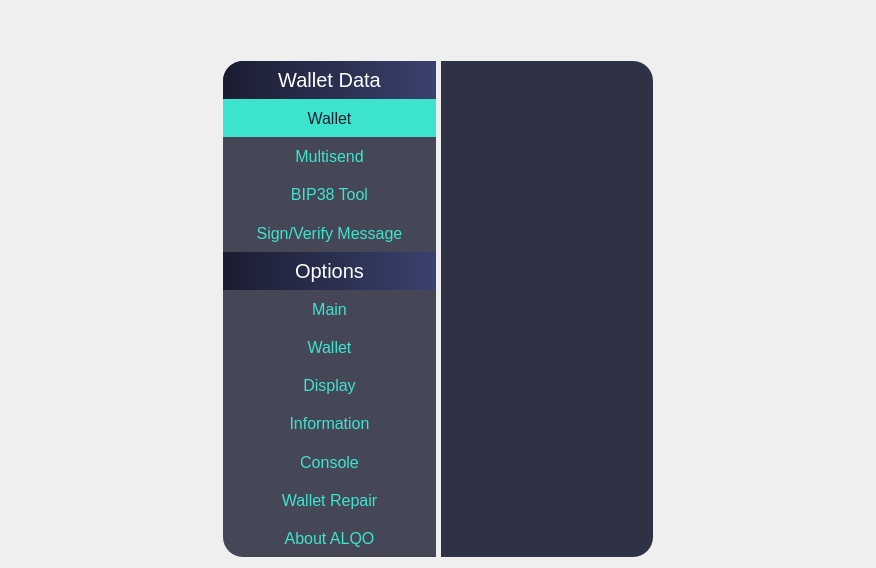
<?xml version="1.0" encoding="UTF-8"?>
<ui version="4.0">
 <class>SettingsWidget</class>
 <widget class="QWidget" name="SettingsWidget">
  <property name="geometry">
   <rect>
    <x>0</x>
    <y>0</y>
    <width>876</width>
    <height>568</height>
   </rect>
  </property>
  <property name="windowTitle">
   <string>Form</string>
  </property>
  <layout class="QVBoxLayout" name="verticalLayout_3">
   <item>
    <layout class="QVBoxLayout" name="verticalLayout">
     <property name="topMargin">
      <number>50</number>
     </property>
     <item>
      <layout class="QHBoxLayout" name="horizontalLayout_5">
       <property name="spacing">
        <number>0</number>
       </property>
       <item>
        <spacer name="horizontalSpacer_4">
         <property name="orientation">
          <enum>Qt::Horizontal</enum>
         </property>
         <property name="sizeHint" stdset="0">
          <size>
           <width>40</width>
           <height>20</height>
          </size>
         </property>
        </spacer>
       </item>
       <item>
        <widget class="QFrame" name="verticalFrame">
         <property name="styleSheet">
          <string notr="true">QFrame#verticalFrame {
   background: rgba(26, 29, 49, 0.8);
border-top-left-radius: 20px;
border-bottom-left-radius: 20px;
}
QLabel {
color: white;
font-size:20px;
}
QPushButton {
color: #3de4cd;
border: none;
padding: 0px 30px;
font-size: 16px;
}
QPushButton:hover{
border: 1px solid #3de4cd;
}

QPushButton:checked
{
	color: #1a1d31;
background-color: #3de4cd;
}</string>
         </property>
         <layout class="QVBoxLayout" name="verticalLayout_10">
          <property name="spacing">
           <number>0</number>
          </property>
          <property name="leftMargin">
           <number>0</number>
          </property>
          <property name="topMargin">
           <number>0</number>
          </property>
          <property name="rightMargin">
           <number>0</number>
          </property>
          <property name="bottomMargin">
           <number>0</number>
          </property>
          <item>
           <widget class="QLabel" name="label">
            <property name="sizePolicy">
             <sizepolicy hsizetype="Preferred" vsizetype="Expanding">
              <horstretch>0</horstretch>
              <verstretch>0</verstretch>
             </sizepolicy>
            </property>
            <property name="minimumSize">
             <size>
              <width>0</width>
              <height>0</height>
             </size>
            </property>
            <property name="maximumSize">
             <size>
              <width>16777215</width>
              <height>16777215</height>
             </size>
            </property>
            <property name="styleSheet">
             <string notr="true">text-align:center;
background: qlineargradient(spread:pad, x1:0, y1:0, x2:1, y2:0, stop:0 rgba(26, 29, 49, 255), stop:1 rgba(58, 65, 109, 255));;
border-top-left-radius: 20px;</string>
            </property>
            <property name="text">
             <string>&lt;html&gt;&lt;head/&gt;&lt;body&gt;&lt;p align=&quot;center&quot;&gt;Wallet Data&lt;/p&gt;&lt;/body&gt;&lt;/html&gt;</string>
            </property>
           </widget>
          </item>
          <item>
           <widget class="QPushButton" name="pushButtonBackup">
            <property name="sizePolicy">
             <sizepolicy hsizetype="MinimumExpanding" vsizetype="Expanding">
              <horstretch>0</horstretch>
              <verstretch>0</verstretch>
             </sizepolicy>
            </property>
            <property name="minimumSize">
             <size>
              <width>0</width>
              <height>0</height>
             </size>
            </property>
            <property name="maximumSize">
             <size>
              <width>16777215</width>
              <height>16777215</height>
             </size>
            </property>
            <property name="styleSheet">
             <string notr="true"/>
            </property>
            <property name="text">
             <string>Wallet</string>
            </property>
            <property name="checkable">
             <bool>true</bool>
            </property>
            <property name="checked">
             <bool>true</bool>
            </property>
            <property name="autoExclusive">
             <bool>true</bool>
            </property>
           </widget>
          </item>
          <item>
           <widget class="QPushButton" name="pushButtonMultisend">
            <property name="sizePolicy">
             <sizepolicy hsizetype="MinimumExpanding" vsizetype="Expanding">
              <horstretch>0</horstretch>
              <verstretch>0</verstretch>
             </sizepolicy>
            </property>
            <property name="minimumSize">
             <size>
              <width>0</width>
              <height>0</height>
             </size>
            </property>
            <property name="maximumSize">
             <size>
              <width>16777215</width>
              <height>16777215</height>
             </size>
            </property>
            <property name="text">
             <string>Multisend</string>
            </property>
            <property name="checkable">
             <bool>true</bool>
            </property>
            <property name="autoExclusive">
             <bool>true</bool>
            </property>
           </widget>
          </item>
          <item>
           <widget class="QPushButton" name="pushButtonBip38">
            <property name="sizePolicy">
             <sizepolicy hsizetype="MinimumExpanding" vsizetype="Expanding">
              <horstretch>0</horstretch>
              <verstretch>0</verstretch>
             </sizepolicy>
            </property>
            <property name="minimumSize">
             <size>
              <width>0</width>
              <height>0</height>
             </size>
            </property>
            <property name="maximumSize">
             <size>
              <width>16777215</width>
              <height>16777215</height>
             </size>
            </property>
            <property name="text">
             <string>BIP38 Tool</string>
            </property>
            <property name="checkable">
             <bool>true</bool>
            </property>
            <property name="autoExclusive">
             <bool>true</bool>
            </property>
           </widget>
          </item>
          <item>
           <widget class="QPushButton" name="pushButtonSignVerify">
            <property name="sizePolicy">
             <sizepolicy hsizetype="MinimumExpanding" vsizetype="Expanding">
              <horstretch>0</horstretch>
              <verstretch>0</verstretch>
             </sizepolicy>
            </property>
            <property name="minimumSize">
             <size>
              <width>0</width>
              <height>0</height>
             </size>
            </property>
            <property name="maximumSize">
             <size>
              <width>16777215</width>
              <height>16777215</height>
             </size>
            </property>
            <property name="styleSheet">
             <string notr="true"/>
            </property>
            <property name="text">
             <string>Sign/Verify Message</string>
            </property>
            <property name="checkable">
             <bool>true</bool>
            </property>
            <property name="autoExclusive">
             <bool>true</bool>
            </property>
           </widget>
          </item>
          <item>
           <widget class="QLabel" name="label_2">
            <property name="sizePolicy">
             <sizepolicy hsizetype="Preferred" vsizetype="Expanding">
              <horstretch>0</horstretch>
              <verstretch>0</verstretch>
             </sizepolicy>
            </property>
            <property name="minimumSize">
             <size>
              <width>0</width>
              <height>0</height>
             </size>
            </property>
            <property name="maximumSize">
             <size>
              <width>16777215</width>
              <height>16777215</height>
             </size>
            </property>
            <property name="styleSheet">
             <string notr="true">text-align:center;
background: qlineargradient(spread:pad, x1:0, y1:0, x2:1, y2:0, stop:0 rgba(26, 29, 49, 255), stop:1 rgba(58, 65, 109, 255));</string>
            </property>
            <property name="text">
             <string>&lt;html&gt;&lt;head/&gt;&lt;body&gt;&lt;p align=&quot;center&quot;&gt;Options&lt;/p&gt;&lt;/body&gt;&lt;/html&gt;</string>
            </property>
           </widget>
          </item>
          <item>
           <widget class="QPushButton" name="pushButtonMain">
            <property name="sizePolicy">
             <sizepolicy hsizetype="MinimumExpanding" vsizetype="Expanding">
              <horstretch>0</horstretch>
              <verstretch>0</verstretch>
             </sizepolicy>
            </property>
            <property name="minimumSize">
             <size>
              <width>0</width>
              <height>0</height>
             </size>
            </property>
            <property name="maximumSize">
             <size>
              <width>16777215</width>
              <height>16777215</height>
             </size>
            </property>
            <property name="styleSheet">
             <string notr="true"/>
            </property>
            <property name="text">
             <string>Main</string>
            </property>
            <property name="checkable">
             <bool>true</bool>
            </property>
            <property name="checked">
             <bool>false</bool>
            </property>
            <property name="autoExclusive">
             <bool>true</bool>
            </property>
           </widget>
          </item>
          <item>
           <widget class="QPushButton" name="pushButtonWallet">
            <property name="sizePolicy">
             <sizepolicy hsizetype="MinimumExpanding" vsizetype="Expanding">
              <horstretch>0</horstretch>
              <verstretch>0</verstretch>
             </sizepolicy>
            </property>
            <property name="minimumSize">
             <size>
              <width>0</width>
              <height>0</height>
             </size>
            </property>
            <property name="maximumSize">
             <size>
              <width>16777215</width>
              <height>16777215</height>
             </size>
            </property>
            <property name="text">
             <string>Wallet</string>
            </property>
            <property name="checkable">
             <bool>true</bool>
            </property>
            <property name="autoExclusive">
             <bool>true</bool>
            </property>
           </widget>
          </item>
          <item>
           <widget class="QPushButton" name="pushButtonDisplay">
            <property name="sizePolicy">
             <sizepolicy hsizetype="MinimumExpanding" vsizetype="Expanding">
              <horstretch>0</horstretch>
              <verstretch>0</verstretch>
             </sizepolicy>
            </property>
            <property name="minimumSize">
             <size>
              <width>0</width>
              <height>0</height>
             </size>
            </property>
            <property name="maximumSize">
             <size>
              <width>16777215</width>
              <height>16777215</height>
             </size>
            </property>
            <property name="text">
             <string>Display</string>
            </property>
            <property name="checkable">
             <bool>true</bool>
            </property>
            <property name="autoExclusive">
             <bool>true</bool>
            </property>
           </widget>
          </item>
          <item>
           <widget class="QPushButton" name="pushButtonInformation">
            <property name="sizePolicy">
             <sizepolicy hsizetype="MinimumExpanding" vsizetype="Expanding">
              <horstretch>0</horstretch>
              <verstretch>0</verstretch>
             </sizepolicy>
            </property>
            <property name="minimumSize">
             <size>
              <width>0</width>
              <height>0</height>
             </size>
            </property>
            <property name="maximumSize">
             <size>
              <width>16777215</width>
              <height>16777215</height>
             </size>
            </property>
            <property name="text">
             <string>Information</string>
            </property>
            <property name="checkable">
             <bool>true</bool>
            </property>
            <property name="checked">
             <bool>false</bool>
            </property>
            <property name="autoExclusive">
             <bool>true</bool>
            </property>
           </widget>
          </item>
          <item>
           <widget class="QPushButton" name="pushButtonConsole">
            <property name="sizePolicy">
             <sizepolicy hsizetype="MinimumExpanding" vsizetype="Expanding">
              <horstretch>0</horstretch>
              <verstretch>0</verstretch>
             </sizepolicy>
            </property>
            <property name="minimumSize">
             <size>
              <width>0</width>
              <height>0</height>
             </size>
            </property>
            <property name="maximumSize">
             <size>
              <width>16777215</width>
              <height>16777215</height>
             </size>
            </property>
            <property name="text">
             <string>Console</string>
            </property>
            <property name="checkable">
             <bool>true</bool>
            </property>
            <property name="autoExclusive">
             <bool>true</bool>
            </property>
           </widget>
          </item>
          <item>
           <widget class="QPushButton" name="pushButtonRepair">
            <property name="sizePolicy">
             <sizepolicy hsizetype="MinimumExpanding" vsizetype="Expanding">
              <horstretch>0</horstretch>
              <verstretch>0</verstretch>
             </sizepolicy>
            </property>
            <property name="minimumSize">
             <size>
              <width>0</width>
              <height>0</height>
             </size>
            </property>
            <property name="maximumSize">
             <size>
              <width>16777215</width>
              <height>16777215</height>
             </size>
            </property>
            <property name="text">
             <string>Wallet Repair</string>
            </property>
            <property name="checkable">
             <bool>true</bool>
            </property>
            <property name="autoExclusive">
             <bool>true</bool>
            </property>
           </widget>
          </item>
          <item>
           <widget class="QPushButton" name="pushButtonHelp">
            <property name="sizePolicy">
             <sizepolicy hsizetype="MinimumExpanding" vsizetype="Expanding">
              <horstretch>0</horstretch>
              <verstretch>0</verstretch>
             </sizepolicy>
            </property>
            <property name="minimumSize">
             <size>
              <width>0</width>
              <height>0</height>
             </size>
            </property>
            <property name="maximumSize">
             <size>
              <width>16777215</width>
              <height>16777215</height>
             </size>
            </property>
            <property name="styleSheet">
             <string notr="true">
QPushButton {
color: #3de4cd;
border: none;
border-bottom-left-radius: 20px;
padding: 0px 30px;
font-size: 16px;
}
QPushButton:hover{
border: 1px solid #3de4cd;
}

QPushButton:checked
{
	color: #1a1d31;
background-color: #3de4cd;
}</string>
            </property>
            <property name="text">
             <string>About ALQO</string>
            </property>
            <property name="checkable">
             <bool>false</bool>
            </property>
            <property name="autoExclusive">
             <bool>true</bool>
            </property>
           </widget>
          </item>
         </layout>
        </widget>
       </item>
       <item>
        <spacer name="horizontalSpacer_2">
         <property name="orientation">
          <enum>Qt::Horizontal</enum>
         </property>
         <property name="sizeType">
          <enum>QSizePolicy::Fixed</enum>
         </property>
         <property name="sizeHint" stdset="0">
          <size>
           <width>5</width>
           <height>20</height>
          </size>
         </property>
        </spacer>
       </item>
       <item>
        <widget class="QWidget" name="stackedContainer" native="true">
         <property name="styleSheet">
          <string notr="true">#stackedContainer {
background: rgba(26, 29, 49, 0.9);
border-top-right-radius: 20px;
border-bottom-right-radius: 20px;
}
</string>
         </property>
         <layout class="QVBoxLayout" name="verticalLayout_2">
          <property name="leftMargin">
           <number>15</number>
          </property>
          <property name="topMargin">
           <number>15</number>
          </property>
          <property name="rightMargin">
           <number>15</number>
          </property>
          <property name="bottomMargin">
           <number>15</number>
          </property>
          <item>
           <widget class="QStackedWidget" name="stackedWidgetContainer">
            <property name="sizePolicy">
             <sizepolicy hsizetype="Expanding" vsizetype="Preferred">
              <horstretch>0</horstretch>
              <verstretch>0</verstretch>
             </sizepolicy>
            </property>
            <property name="styleSheet">
             <string notr="true">background:transparent;</string>
            </property>
           </widget>
          </item>
          <item>
           <spacer name="verticalSpacer_3">
            <property name="orientation">
             <enum>Qt::Vertical</enum>
            </property>
            <property name="sizeHint" stdset="0">
             <size>
              <width>20</width>
              <height>40</height>
             </size>
            </property>
           </spacer>
          </item>
         </layout>
        </widget>
       </item>
       <item>
        <spacer name="horizontalSpacer">
         <property name="orientation">
          <enum>Qt::Horizontal</enum>
         </property>
         <property name="sizeHint" stdset="0">
          <size>
           <width>40</width>
           <height>20</height>
          </size>
         </property>
        </spacer>
       </item>
      </layout>
     </item>
    </layout>
   </item>
  </layout>
 </widget>
 <resources/>
 <connections/>
</ui>
